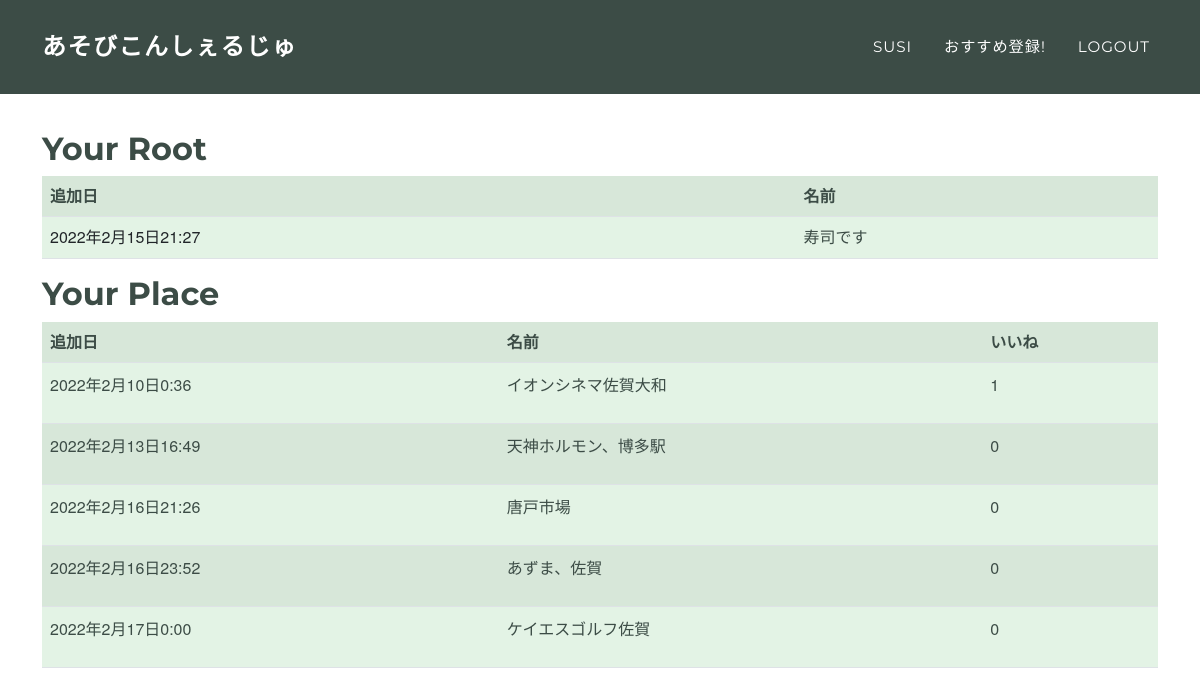
/user/1 (signed in), run on an earlier commit of the app's database.
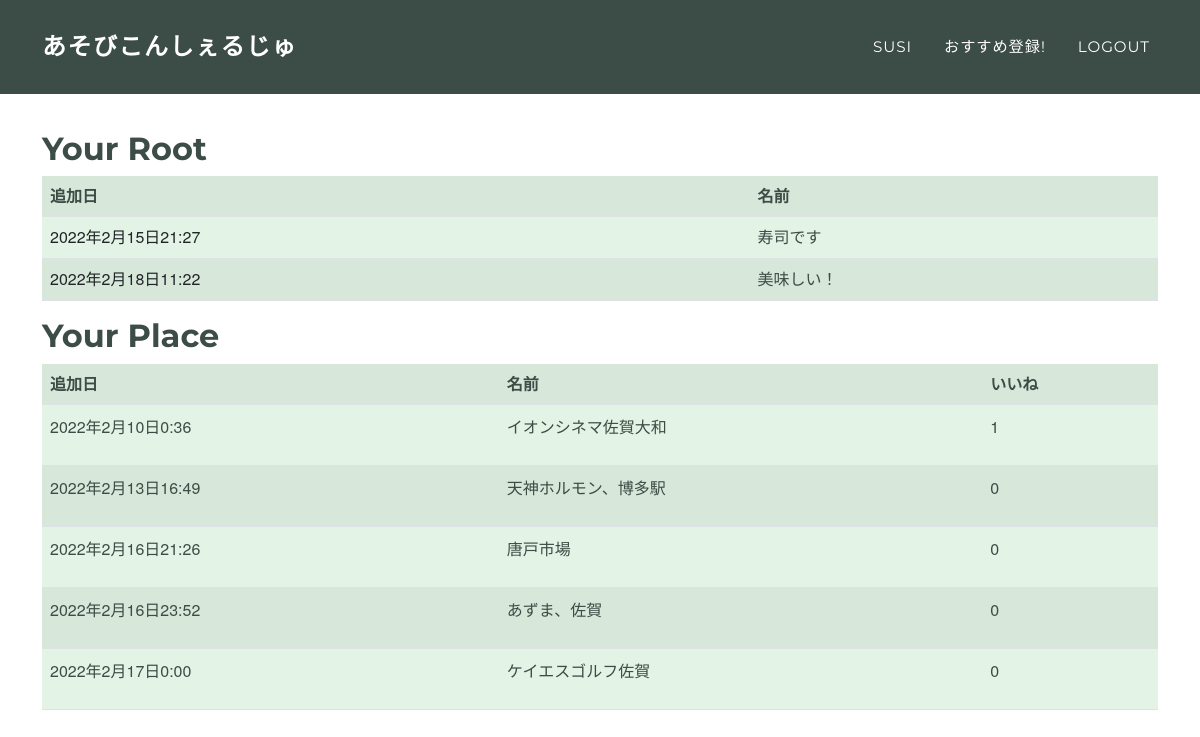
And on a later commit of the database.
### testRoot/models.py (models this page shows, shortened)
class KeepRoot(models.Model):
    name = models.CharField(max_length=255)
    first = models.ForeignKey(TypeOfPlace, on_delete=models.CASCADE, null=True,related_name='first')
    second = models.ForeignKey(TypeOfPlace, on_delete=models.CASCADE, null=True,related_name='second')
    third = models.ForeignKey(TypeOfPlace, on_delete=models.CASCADE, null=True,related_name='third')
    author = models.ForeignKey(get_user_model(),on_delete=models.CASCADE, null=True)
    created_at = models.DateTimeField(auto_now_add=True, null=True)

class TypeOfPlace(models.Model):
    TYPE_CHOICE = (
        ('eat','ご飯'),
        ('play','遊び'),
    )
    type = models.CharField(max_length=255, choices=TYPE_CHOICE)
    name = models.CharField(max_length=255)
    atmosphere = models.ForeignKey(Atmosphere, on_delete=models.PROTECT, null=True)
    address = models.CharField(max_length=255)
    created_at = models.DateTimeField(auto_now_add=True)
    updated_at = models.DateTimeField(auto_now_add=True)
    pref = models.ForeignKey(PrefeCode, on_delete=models.PROTECT, null=True)
    ido = models.FloatField(null=True)
    keido = models.FloatField(null=True)
    image = models.ImageField(upload_to='images/', null=True)
    author = models.ForeignKey(get_user_model(),on_delete=models.CASCADE, null=True)
    good = models.IntegerField(null=True, default=0)
    comment = models.CharField(max_length=500, null=True)

### testRoot/views.py (the view)
# urls.py: path('user/<int:id>', user, name='user'),
def user(request, id):
    if request.method == 'POST':
        form = KeepRootForm(request.POST)
        if form.is_valid():
            post = form.save(commit=False)
            post.save()
            return redirect('index')
    else:
        lists = KeepRoot.objects.filter(author=request.user)
        lists_place = TypeOfPlace.objects.filter(author=request.user)
        content = {
            'lists': lists,
            'lists_place': lists_place
        }
        return render(request, 'testRoot/user.html', content)

### testRoot/templates/testRoot/user.html
{% extends 'layout.html' %}
{% block content %}
<div class="container" style="margin-top: 130px;">
    <h2 style="color: #3c4c46;">Your Root</h2>
    <table class="table table-striped table-hover" style="background-color: #e3f3e5;">
        <tr>
            <th style="color: #3c4c46;">追加日</th><th style="color: #3c4c46;">名前</th>
        </tr>
        {% for list in lists %}
            <tr>
                <td>{{list.created_at}}</td>
                <td><div class="wrapper"><a href="{% url 'detail' list.pk%}" class="effect-box">{{list.name}}</a></div></td>
            </tr>
        {% endfor %}
    </table>
    <h2 style="color: #3c4c46;">Your Place</h2>
    <table class="table table-striped table-hover" style="color: #3c4c46; background-color: #e3f3e5;">
        <tr>
            <th style="color: #3c4c46;">追加日</th><th style="color: #3c4c46;">名前</th><th style="color: #3c4c46;">いいね</th>
        </tr>
        {% for list in lists_place %}
            <tr>
                <td style="color: #3c4c46;"><p>{{list.created_at}}</p></td>
                <td style="color: #3c4c46;"><p>{{list.name}}</p></td>
                <td style="color: #3c4c46;"><p>{{list.good}}</p></td>
            </tr>
        {% endfor %}
    </table>
</div>
{% endblock %}

### templates/layout.html (shortened to what this page needs)
<!DOCTYPE html>
<html lang="ja">
{% load static %}
<head>
    <link href="https://cdn.jsdelivr.net/npm/bootstrap@5.0.2/dist/css/bootstrap.min.css" rel="stylesheet"
>
    <link rel="stylesheet" href="https://maxst.icons8.com/vue-static/landings/line-awesome/line-awesome/1.3.0/css/line-awesome.min.css" />
    <link rel="stylesheet" href="https://cdn.jsdelivr.net/npm/bootstrap-icons@1.4.0/font/bootstrap-icons.css">
    <link rel="stylesheet" href="{% static 'css/style.css' %}">
    <link rel="stylesheet" href="{% static 'css/index.css' %}">
    <link rel="stylesheet" href="{% static 'css/topPage.css' %}">
    <link rel="stylesheet" href="{% static 'css/topPage1.css' %}">
    <link rel="stylesheet" href="{% static 'css/card.css' %}">
    <link rel="stylesheet" href="{% static 'css/user.css' %}">
    <link rel="stylesheet" href="{% static 'css/logged_out.css' %}">
    <link rel="stylesheet" href="{% static 'css/login.css' %}">
</head>
<body>
    <nav class="navbar navbar-expand-lg navbar-dark fixed-top" id="mainNav" style="background-color: #3c4c46;">
        <div class="container">
            {% if user.is_authenticated %}
            <a class="navbar-brand" href="{% url 'index' %}">あそびこんしぇるじゅ</a>
            {% else %}
            <a class="navbar-brand" href="{% url 'topPage1' %}">あそびこんしぇるじゅ</a>
            {% endif %}
            <div class="collapse navbar-collapse" id="navbarResponsive">
                <ul class="navbar-nav text-uppercase ms-auto py-4 py-lg-0">
                    {% if user.is_authenticated %}
                    <li class="nav-item">
                        <a href="{% url 'user' user.id%}" class="nav-link">{{user}}</a>
                    </li>
                    <li class="nav-item">
                        <a href="{% url 'test2' %}" class="nav-link">おすすめ登録!</a>
                    </li>
                    <li class="nav-item">
                        <a href='{% url "logout" %}' class="logout nav-link">logout</a>
                    </li>
                    {% endif %}
                </ul>
            </div>
        </div>
    </nav>
    {% block content %}
    {% endblock %}
</body>
</html>

### static/css/style.css (style rules this page uses)
html, body { width: 100%; height: 100%; }

### static/css/index.css (style rules this page uses)
* { margin: 0; padding: 0; box-sizing: border-box; }

### static/css/topPage1.css (style rules this page uses)
* { box-sizing: border-box; }
body { margin: 0; padding-top: 0px; font-family: "メイリオ","Hiragino Kaku Gothic Pro", "ヒラギノ角ゴ Pro W3", Meiryo, "ＭＳ Ｐゴシック", "Helvetica Neue", Helvetica, Arial, sans-serif; background-color: #fff; }

### static/css/user.css (style rules this page uses)
.effect-box:after, .effect-box:before { content: ''; position: absolute; left: 0; display: inline-block; height: 1.5em; width: 100%; opacity: 0; -webkit-transition: opacity 0.35s, -webkit-transform 0.35s; transition: opacity 0.35s, transform 0.35s; }
.effect-box:before { border-left: 1px solid; border-right: 1px solid; -webkit-transform: scale(1,0); transform: scale(1,0); }
.effect-box:after { border-bottom: 1px solid; border-top: 1px solid; -webkit-transform: scale(0,1); transform: scale(0,1); }
.effect-box { text-decoration: none; display: inline-block; position: relative; font-family: 'Dosis', sans-serif; color: #3c4c46; }
.wrapper { left:50%; }
a { color: #3c4c46; }

What changed in the data, as far as the page shows it:
added KeepRoot: created_at "2022年2月18日11:22", name "美味しい！"
